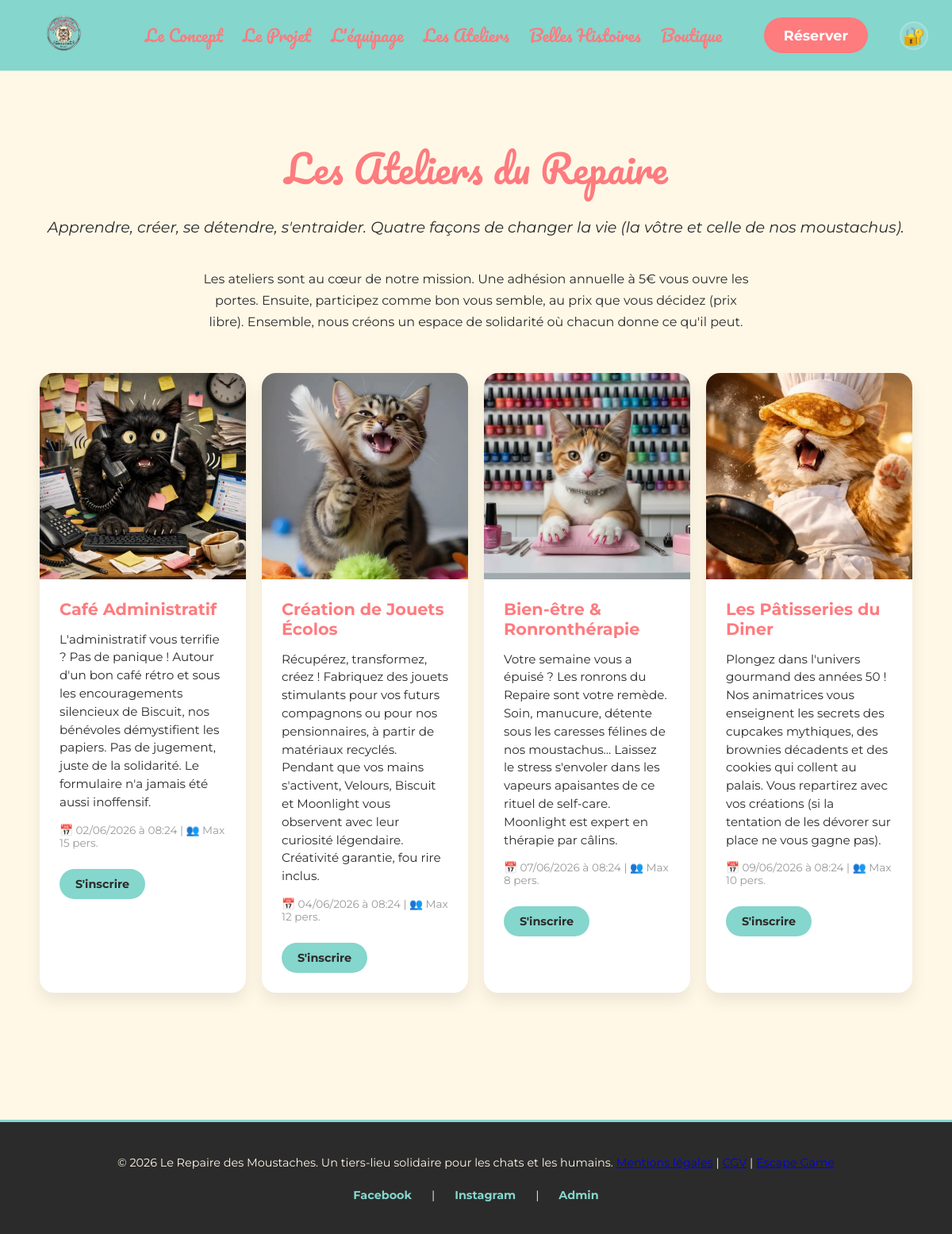
/ateliers.php, run on the app's committed database.
### tables this page shows
CREATE TABLE ateliers (
  id INT AUTO_INCREMENT PRIMARY KEY,
  titre VARCHAR(150) NOT NULL,
  description TEXT,
  image VARCHAR(255),
  date_heure DATETIME NOT NULL,
  capacite_max INT NOT NULL,
  admin_id INT NOT NULL,
  CONSTRAINT fk_ateliers_admin
    FOREIGN KEY (admin_id) REFERENCES admin_users(id)
    ON UPDATE CASCADE ON DELETE RESTRICT,
  CONSTRAINT chk_ateliers_capacite CHECK (capacite_max > 0)
);

### public/ateliers.php (the view, shortened to what this page needs)
<?php
$sitePrefix = '';
try {
    $pdo = getPDO();
    $stmt = $pdo->prepare('SELECT id, titre, description, image, date_heure, capacite_max
                           FROM ateliers
                           ORDER BY date_heure ASC');
    $stmt->execute();
    $ateliers = $stmt->fetchAll();
} catch (PDOException $e) {
    error_log('Erreur BD ateliers: ' . $e->getMessage());
    $ateliers = [];
}
include_once __DIR__ . '/../includes/header.php';
?>
<main>
    <section class="page-section ateliers">
        <h1 class="page-title">Les Ateliers du Repaire</h1>
        <p class="sous-titre-ateliers">Apprendre, créer, se détendre, s'entraider. Quatre façons de changer la vie (la vôtre et celle de nos moustachus).</p>
        <p style="text-align: center; margin-bottom: 50px; line-height: 1.7; max-width: 700px; margin-left: auto; margin-right: auto;">
            Les ateliers sont au cœur de notre mission. Une adhésion annuelle à 5€ vous ouvre les portes. Ensuite, participez comme bon vous semble, au prix que vous décidez (prix libre). Ensemble, nous créons un espace de solidarité où chacun donne ce qu'il peut.
        </p>
        <div class="grille-atelier-visuels">
            <?php foreach ($ateliers as $atelier):
                $image = !empty($atelier['image']) ? $atelier['image'] : 'images/ateliers/atelier-default.jpg';
            ?>
            <article class="visuel-card">
                <picture>
                    <?php
                        $imagePath = htmlspecialchars($image, ENT_QUOTES, 'UTF-8');
                        $webpPath = preg_replace('/\.(jpg|jpeg|png)$/i', '.webp', $imagePath);
                    ?>
                    <source srcset="<?php echo $webpPath; ?>" type="image/webp">
                    <img src="<?php echo $imagePath; ?>"
                         alt="<?php echo htmlspecialchars($atelier['titre'], ENT_QUOTES, 'UTF-8'); ?>"
                         width="300" height="200" loading="lazy">
                </picture>
                <div class="contenu-atelier">
                    <h3><?php echo htmlspecialchars($atelier['titre'], ENT_QUOTES, 'UTF-8'); ?></h3>
                    <p><?php echo htmlspecialchars($atelier['description'], ENT_QUOTES, 'UTF-8'); ?></p>
                    <small style="color: #999; font-size: 0.85rem; display: block; margin-bottom: 10px;">
                        📅 <?php echo date('d/m/Y à H:i', strtotime($atelier['date_heure'])); ?>
                        | 👥 Max <?php echo htmlspecialchars((string)$atelier['capacite_max'], ENT_QUOTES, 'UTF-8'); ?> pers.
                    </small>
                    <a href="formulaire.php" class="bouton-secondaire">S'inscrire</a>
                </div>
            </article>
            <?php endforeach; ?>
        </div>
    </section>
</main>
<?php
include_once __DIR__ . '/../includes/footer.php';
?>

### includes/header.php (shortened to what this page needs)
<!DOCTYPE html>
<html lang="fr">
<head>
    <link rel="stylesheet" href="css/style.css">
</head>
<body>
    <header>
        <a href="index.php" class="logo">
            <picture>
                <source srcset="images/logo.webp" type="image/webp">
                <source srcset="images/logo.svg" type="image/svg+xml">
                <img src="images/logo.png" alt="Logo du Repaire des Moustaches" width="100" height="55">
            </picture>
        </a>
        <nav>
            <ul>
                <li><a href="concept.php">Le Concept</a></li>
                <li><a href="projet.php">Le Projet</a></li>
                <li><a href="equipage.php">L'équipage</a></li>
                <li><a href="ateliers.php">Les Ateliers</a></li>
                <li><a href="belles-histoires.php">Belles Histoires</a></li>
                <li><a href="boutique.php">Boutique</a></li>
            </ul>
        </nav>
        <div class="action">
            <a href="formulaire.php" class="bouton-reserver">Réserver</a>
            <a href="login.php" class="btn-admin-lock" title="Accès administrateur">🔐</a>
        </div>
    </header>

### includes/footer.php (shortened to what this page needs)
<footer>
    <p>
        &copy; 2026 Le Repaire des Moustaches. Un tiers-lieu solidaire pour les chats et les humains.
        <a href="<?php echo $sitePrefix; ?>mentions-legales.php">Mentions légales</a> |
        <a href="<?php echo $sitePrefix; ?>cgv.php">CGV</a> |
        <a href="<?php echo $sitePrefix; ?>public/escape-game.php">Escape Game</a>
    </p>
    <div class="reseaux-sociaux">
        <a href="#">Facebook</a> |
        <a href="#">Instagram</a> |
        <a href="<?php echo $sitePrefix; ?>login.php">Admin</a>
    </div>
</footer>
</body>
</html>

### public/css/style.css (style rules this page uses)
:root { --creme: #FFF8E7; --vert-menthe: #85D6CD; --rose-corail: #FE7B7E; --gris-fonce: #2B2B2B; }
* { margin: 0; padding: 0; box-sizing: border-box; }
body { background-color: var(--creme); color: var(--gris-fonce); font-family: 'Montserrat', sans-serif; }
.page-section { padding: 60px 50px 90px; text-align: center; }
.page-title { font-family: 'Pacifico', cursive; color: var(--rose-corail); font-size: 3rem; font-weight: normal; margin-bottom: 20px; }
header { background-color: var(--vert-menthe); display: flex; justify-content: space-between; align-items: center; padding: 15px 30px; gap: 20px; }
.logo img { height: 55px; flex-shrink: 0; }
nav ul { display: flex; gap: 25px; list-style: none; flex: 1; justify-content: center; }
nav li { flex-shrink: 1; }
nav a { font-family: 'Pacifico', cursive !important; font-size: 1.3rem !important; font-weight: 400 !important; color: var(--rose-corail) !important; text-transform: capitalize !important; text-decoration: none !important; transition: color 0.3s ease !important; white-space: nowrap !important; display: block !important; letter-spacing: 0 !important; line-height: 1.2 !important; }
.action { display: flex; align-items: center; gap: 40px; flex-shrink: 0; min-width: fit-content; }
.bouton-reserver { background-color: var(--rose-corail); color: white; text-decoration: none; padding: 12px 25px; border-radius: 30px; font-weight: bold; font-family: 'Montserrat', sans-serif; font-size: 1.1rem; transition: all 0.3s ease; white-space: nowrap; }
.btn-admin-lock { font-size: 1.4rem; display: flex; align-items: center; justify-content: center; width: 36px; height: 36px; border-radius: 50%; background-color: rgba(255, 255, 255, 0.1); text-decoration: none; transition: all 0.3s ease; cursor: pointer; border: 2px solid rgba(255, 255, 255, 0.2); flex-shrink: 0; }
footer { background-color: var(--gris-fonce); color: var(--creme); text-align: center; padding: 40px 50px; margin-top: 80px; font-size: 0.9rem; border-top: 3px solid var(--vert-menthe); }
footer p { margin-bottom: 15px; line-height: 1.6; }
.reseaux-sociaux { margin-top: 20px; display: flex; justify-content: center; gap: 25px; flex-wrap: wrap; }
.reseaux-sociaux a { color: var(--vert-menthe); text-decoration: none; font-weight: bold; transition: color 0.3s ease; }
.ateliers { padding: 80px 50px; text-align: center; }
.sous-titre-ateliers { font-size: 1.2rem; margin-bottom: 40px; font-style: italic; color: var(--gris-fonce); }
.grille-atelier-visuels, .grille-espace { display: grid; grid-template-columns: repeat(4, minmax(0, 1fr)); gap: 20px; align-items: stretch; }
.visuel-card { overflow: hidden; border-radius: 18px; background: white; box-shadow: 0 10px 20px rgba(0, 0, 0, 0.08); }
.visuel-card img { width: 100%; height: 260px; object-fit: cover; display: block; }
.contenu-atelier { padding: 25px; text-align: left; display: flex; flex-direction: column; gap: 15px; }
.contenu-atelier h3 { color: var(--rose-corail); font-size: 1.3rem; margin: 0; }
.contenu-atelier p { font-size: 0.95rem; line-height: 1.5; margin: 0; }
.bouton-secondaire { background-color: var(--vert-menthe); color: var(--gris-fonce); text-decoration: none; padding: 10px 20px; border-radius: 20px; font-weight: bold; font-size: 0.9rem; display: inline-block; align-self: flex-start; transition: background-color 0.3s ease; }

### data on the page
ateliers: shows a picture, titre "Café Administratif", description "L'administratif vous terrifie ? Pas de panique ! Autour d'un bon café rétro et sous les encouragements silencieux de Biscuit, nos bénévoles démystifient les papiers. Pas de jugement, juste de la solidarité. Le formulaire n'a jamais été aussi inoffensif.", date_heure "02/06/2026 à 08:24", capacite_max "15"
ateliers: shows a picture, titre "Création de Jouets Écolos", description "Récupérez, transformez, créez ! Fabriquez des jouets stimulants pour vos futurs compagnons ou pour nos pensionnaires, à partir de matériaux recyclés. Pendant que vos mains s'activent, Velours, Biscuit et Moonlight vous observent avec leur curiosité légendaire. Créativité garantie, fou rire inclus.", date_heure "04/06/2026 à 08:24", capacite_max "12"
ateliers: shows a picture, titre "Bien-être & Ronronthérapie", description "Votre semaine vous a épuisé ? Les ronrons du Repaire sont votre remède. Soin, manucure, détente sous les caresses félines de nos moustachus... Laissez le stress s'envoler dans les vapeurs apaisantes de ce rituel de self-care. Moonlight est expert en thérapie par câlins.", date_heure "07/06/2026 à 08:24", capacite_max "8"
ateliers: shows a picture, titre "Les Pâtisseries du Diner", description "Plongez dans l'univers gourmand des années 50 ! Nos animatrices vous enseignent les secrets des cupcakes mythiques, des brownies décadents et des cookies qui collent au palais. Vous repartirez avec vos créations (si la tentation de les dévorer sur place ne vous gagne pas).", date_heure "09/06/2026 à 08:24", capacite_max "10"
